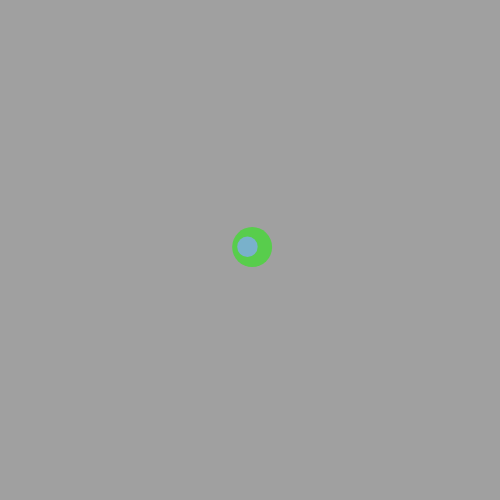
Frame 1 (no input)
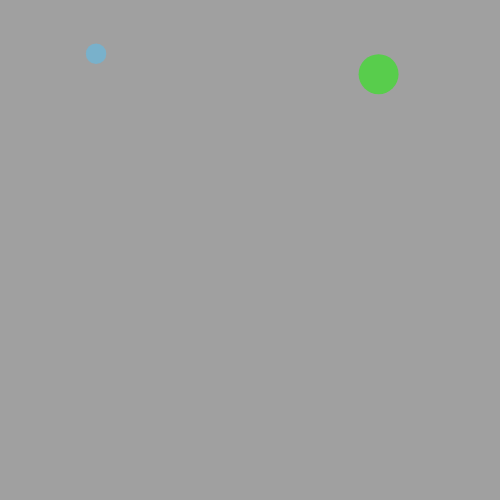
Frame 60 (no input)
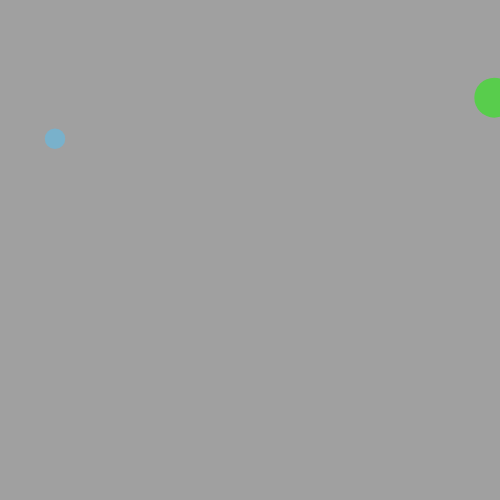
Frame 120 (the mouse pressed at the canvas centre since frame 60)

The p5.js sketch that drew these frames (run headless with seeded random() and noise() and a simulated clock; from frame 60 on, the mouse is pressed at the canvas centre):

// p5.js sketch
// ── sketch.js
//Create two variables that will store the new objects from the class Circle
let circleObject1;
let circleObject2;

function setup() {
  createCanvas(500, 500);

  //Initialize the two class objects with their corresponding variables
  //The variables that go inside here, should correspond to
  circleObject1 = new Circle(width/2, height/2, random(-5, 5), random(-5, 5), random(10, 50));
  circleObject2 = new Circle(width/2, height/2, random(-5, 5), random(-5, 5), random(10, 50));
}

function draw() {
  background(160);

  //Call each object's function to run the necessary code
  circleObject1.moveFunction();
  circleObject1.displayCircle();

  circleObject2.moveFunction();
  circleObject2.displayCircle();
}

//Definition of the class Circle
class Circle{

  constructor(x, y, speedX, speedY, size){
    //Setup of class' variables
    this.x = x;
    this.y = y;
    this.speedX = speedX;
    this.speedY = speedY;
    this.size = size;

    this.rd = random(255);
    this.grn = random(255);
    this.bl = random(255);
    this.a = 255;
  }

  //Class function that takes care of motion and collision
  moveFunction(){
    //Motion system - current position and speed
    this.x = this.x + this.speedX;
    this.y = this.y + this.speedY;

    //Based on boundaries collision, reverse direction for x and y
    if (this.x > width || this.x<0){
      this.speedX *= -1;
    }
    if (this.y > (height) || this.y<0){
      this.speedY *= -1;
    }
  }

  //Class function that displays the ellipse
  displayCircle(){
    noStroke();
    this.fillcol = color(this.rd, this.grn, this.bl, this.a)
    fill(this.fillcol);
    ellipse(this.x, this.y, this.size, this.size);
  }
}
